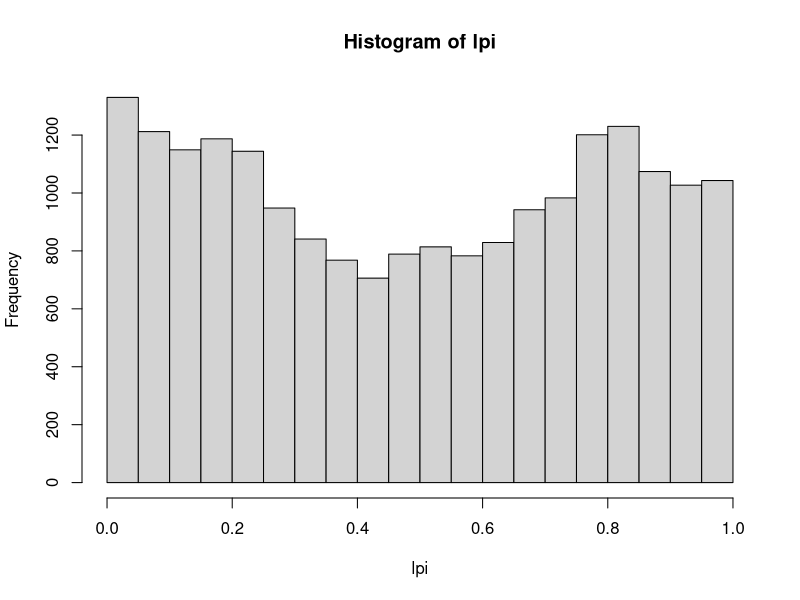
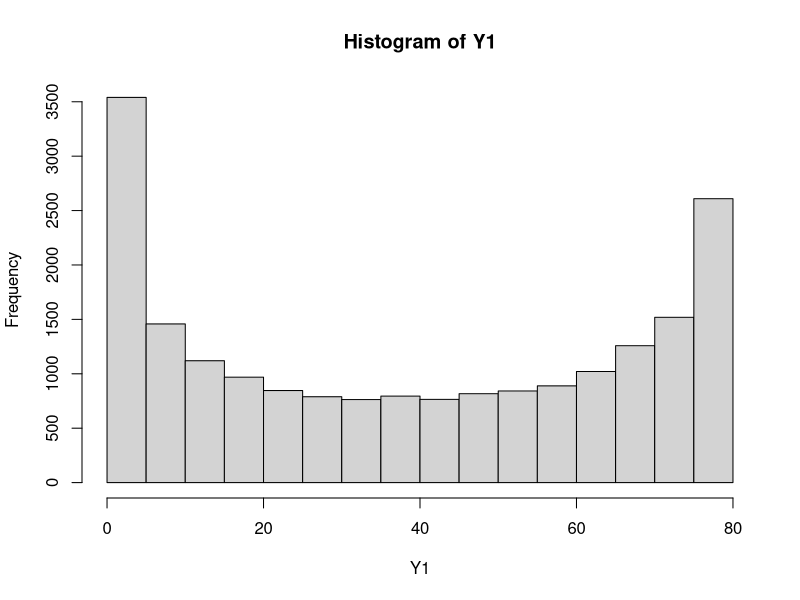
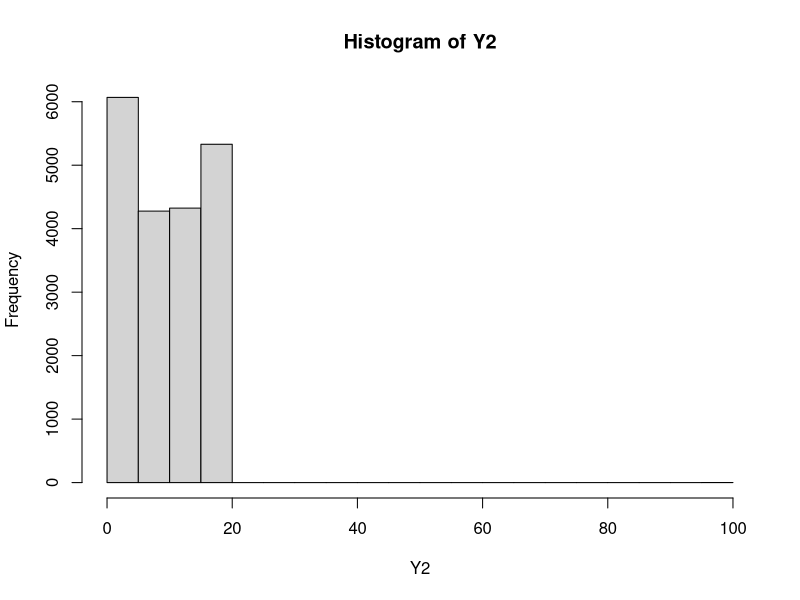
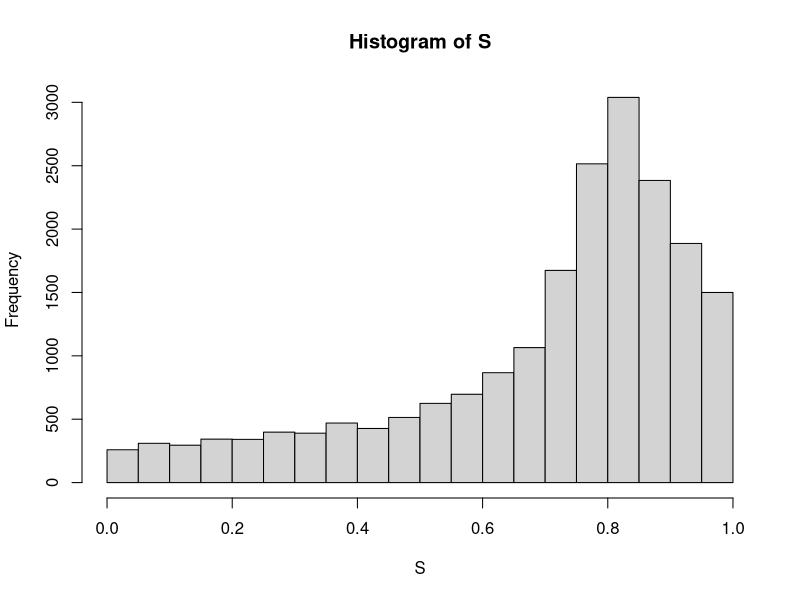
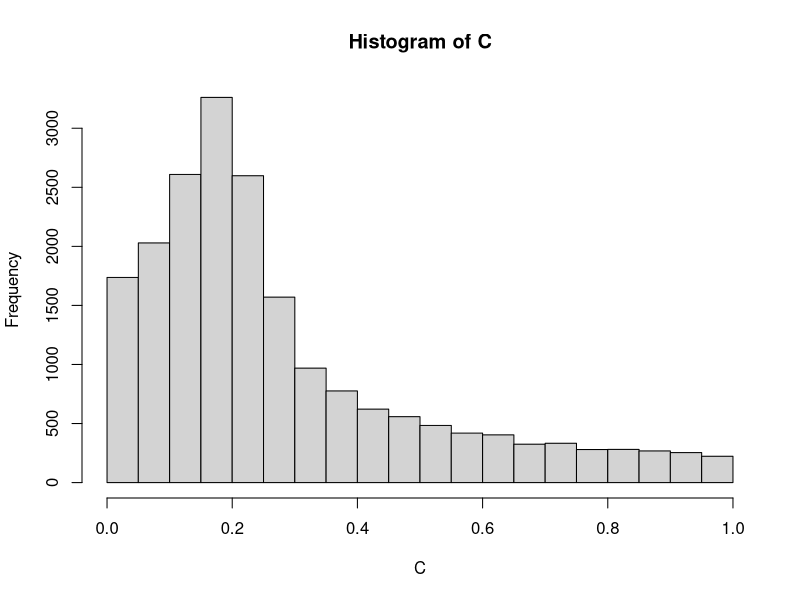
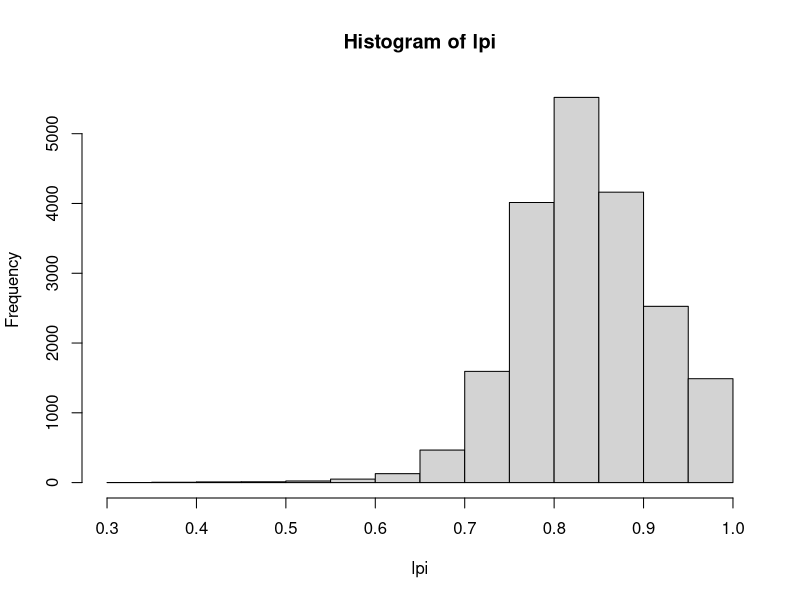
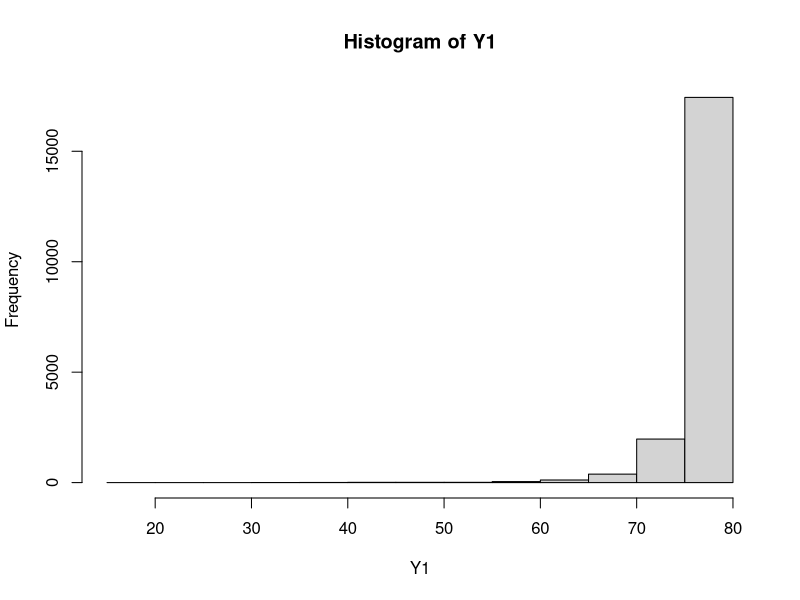
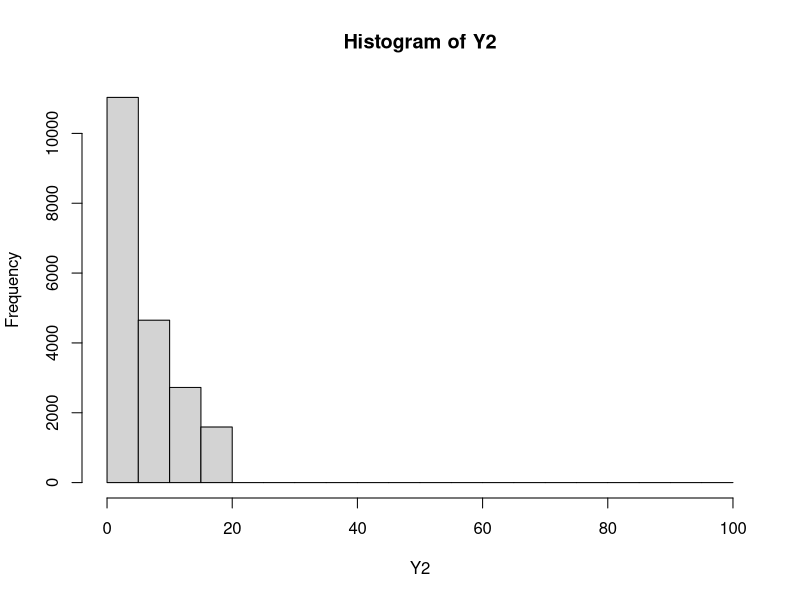

Source code (R) for these figures, in order:
## ---- chunk 1
fGibbsSampling <- function(numSamples,a, b){
  
  # cat("\nBefore Loop: ")
  # cat("\nY1:",Y1, " Y2: ", Y1, " lp: ", lpi, " S: ", S, " C: ", C)
  for(t in 2:numSamples){
    
    Y1[t] <- rbinom(n = 1, size = a, prob =  lpi[t-1] * S[t-1] / 
                      (lpi[t-1] * S[t-1] + (1 - lpi[t-1]) * (1 - C[t-1]) ))
    
    Y2[t] <- rbinom(n=1, size = b, prob = lpi[t-1] * (1 - S[t-1]) / 
                      (lpi[t-1] * (1 - S[t-1]) + (1 - lpi[t-1]) * C[t-1]))
    
    lpi[t] <- rbeta(1, Y1[t] + Y2[t] + alpha_pi, a + b - Y1[t] - 
                      Y2[t] + beta_pi)
    
    S[t] <- rbeta(1, Y1[t] + alpha_S, Y2[t] + beta_S)
    
    C[t] <- rbeta(1, b - Y2[t] + alpha_C, a - Y1[t] + beta_C)
    # cat("\n\nAfter t=", t)
    # cat("\nY1:",Y1, " Y2: ", Y1, " lp: ", lpi, " S: ", S, " C: ", C)
    
  }
  
  hist(lpi)
  hist(Y1)
  hist(Y2)
  hist(S)
  hist(C)
  
}
  
  
## ---- chunk 2
set.seed(41)
Y1 <- vector()
Y2 <- vector()
lpi <- vector()
S <- vector()
C <- vector()

a <- 80
b <- 20

Y1[1] <- as.integer(runif(1, 1, a))
  
Y2[1] <- as.integer(runif(1, a, b+a))
  
lpi[1] <- runif(1, 0, 1)
  
S[1] <- runif(1, 0, 1)
  
C[1] <- runif(1, 0, 1)

# Priors
alpha_pi = 1
beta_pi = 1
alpha_S = 1
beta_S = 1
alpha_C = 1
beta_C = 1

fGibbsSampling(20000, a, b)

## ---- chunk 3
set.seed(41)
Y1 <- vector()
Y2 <- vector()
lpi <- vector()
S <- vector()
C <- vector()

a <- 80
b <- 20

Y1[1] <- as.integer(runif(1, 1, a))
  
Y2[1] <- as.integer(runif(1, a, b+a))
  
lpi[1] <- runif(1, 0, 1)
  
S[1] <- runif(1, 0, 1) 
  
C[1] <- runif(1, 0, 1) 

# Priors
alpha_pi = 1
beta_pi = 1
alpha_S = 10 # Updated prior
beta_S = 1
alpha_C = 10 # Updated prior
beta_C = 1

fGibbsSampling(20000, a, b)

## ---- chunk 4
set.seed(41)
Y1 <- vector()
Y2 <- vector()
lpi <- vector()
S <- vector()
C <- vector()

a <- 80
b <- 20

Y1[1] <- as.integer(runif(1, 1, a))
  
Y2[1] <- as.integer(runif(1, a, b+a))
  
lpi[1] <- runif(1, 0, 1)
  
S[1] <- runif(1, 0, 1)
  
C[1] <- runif(1, 0, 1)

# Priors
alpha_pi = 1
beta_pi = 10
alpha_S = 1
beta_S = 1
alpha_C = 1
beta_C = 1

fGibbsSampling(20000, a, b)
